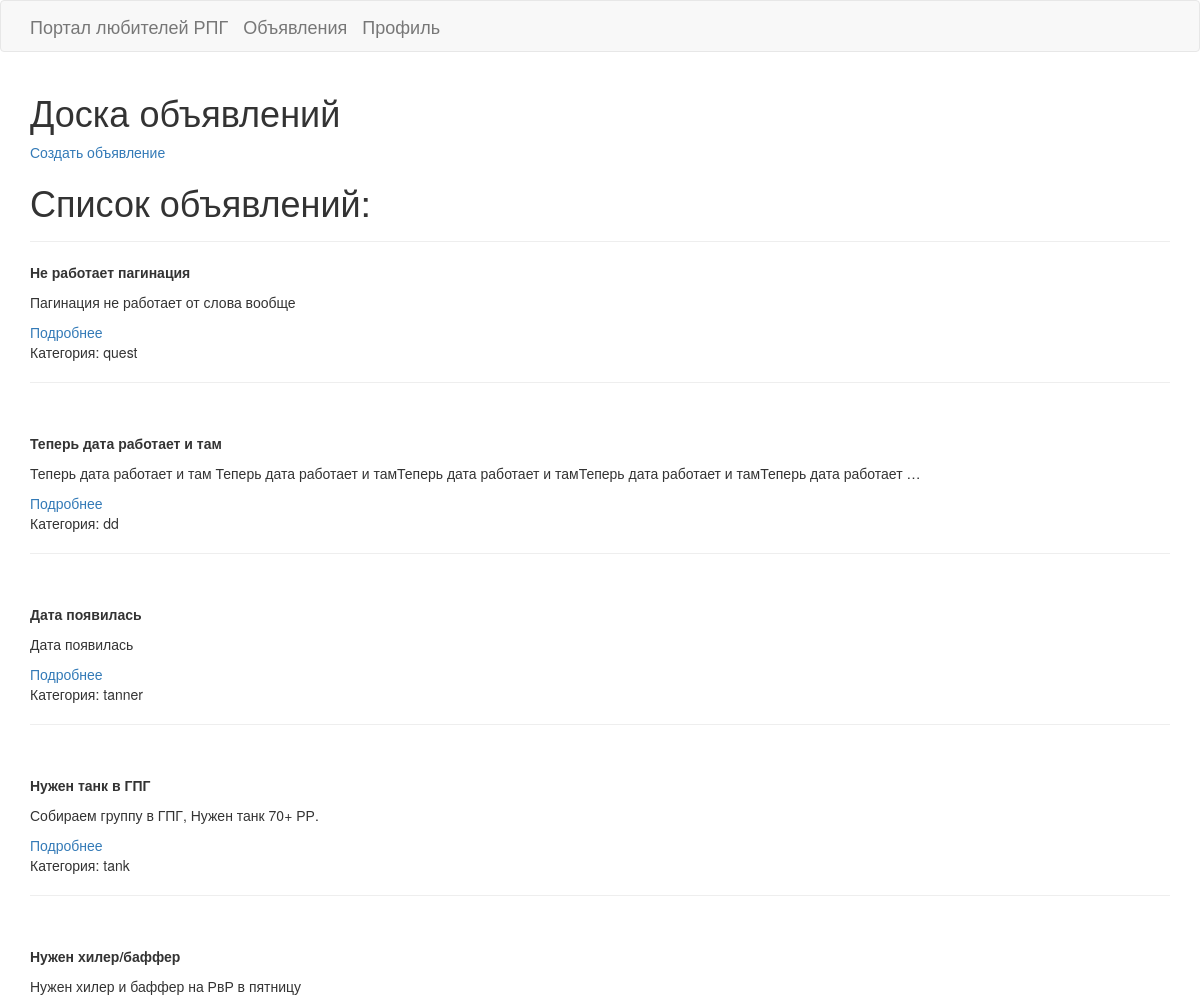
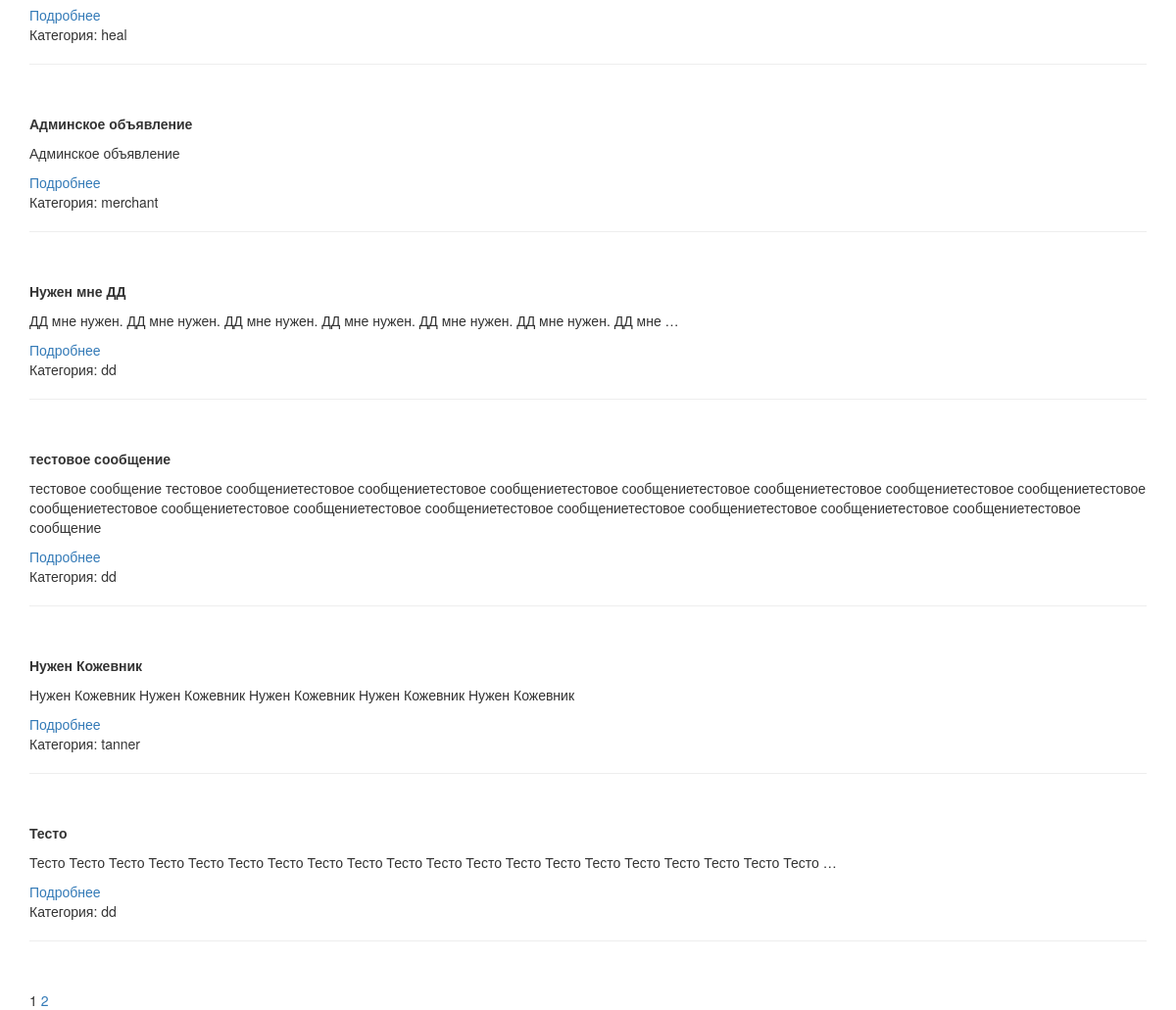
/articles/ (signed in), run on the app's committed database (2 pictures, top to bottom).
### portalapp/models.py (models this page shows, shortened)
class Article(models.Model):
    TYPE = (
        ('tank', 'Танки'),
        ('heal', 'Хилы'),
        ('dd', 'ДД'),
        ('merchant', 'Торговцы'),
        ('gm', 'Гилдмастеры'),
        ('quest', 'Квестгиверы'),
        ('smith', 'Кузнецы'),
        ('tanner', 'Кожевники'),
        ('potion', 'Зельевары'),
        ('spell', 'Мастера заклинаний'),
    )
    author = models.ForeignKey(User, on_delete=models.CASCADE)
    title = models.CharField(max_length=64)
    text = models.TextField()
    date = models.DateTimeField(auto_now_add=True)
    category = models.CharField(max_length=8, choices=TYPE, default='dd')
    upload = RichTextUploadingField(blank=True, null=True)

### portalapp/views.py (the view)
# urls.py: path('', ArticleList.as_view(), name='article_list'),
class ArticleList(LoginRequiredMixin, ListView):
    model = Article
    template_name = 'articles.html'
    context_object_name = 'articles'
    paginate_by = 10
    ordering = ['-date']

### templates/articles.html (shortened to what this page needs)
{% extends 'flatpages/default.html' %}
{% block content %}
<body>
      <h1>Доска объявлений</h1>
      <a class="nav-link" href="/articles/create/">Создать объявление</a>
      <h1>Список объявлений:</h1>
 <hr>
    {% if articles %}
           {% for article in articles %}
           <tr>
               <div>
                    <p><strong>{{ article.title }}</strong></p>
               </div>
               <div>
                   <p>{{ article.text|truncatewords:20 }}</p>
               </div>
               <a href="{% url 'article_detail' article.id %}">Подробнее</a>
               <div>
                    <p>Категория: {{ article.category }}&nbsp;</p>
                    <hr />
                    <p>&nbsp;</p>
               </div>
           </tr>
           {% endfor %}
    {% else %}
       <h2>There are no articles!</h2>
    {% endif %}
   {{ page_obj.number }}
   {% if page_obj.has_next %}
       <a href="?page={{ page_obj.next_page_number }}">{{ page_obj.next_page_number }}</a>
    {% endif %}
</body>
{% endblock content %}

### templates/flatpages/default.html (shortened to what this page needs)
<!DOCTYPE html>
<html lang="en">
<head>
  <link rel="stylesheet" href="https://maxcdn.bootstrapcdn.com/bootstrap/3.3.7/css/bootstrap.min.css">
</head>
<body>
  <nav class="navbar navbar-default">
    <div class="container">
      <div class="navbar-header">
        <a class="navbar-brand" href="/pages/about/">Портал любителей РПГ</a>
      </div>
      <div class="navbar-header">
        <a class="navbar-brand" href="/articles/">Объявления</a>
      </div>
      <div class="navbar-header">
        <a class="navbar-brand" href="/">Профиль</a>
      </div>
    </div>
  </nav>
  <div class="container">
    {% block content %}{% endblock content %}
  </div>
</body>
</html>

### data on the page
Article: title "Не работает пагинация", text "Пагинация не работает от слова вообще", category "quest"
Article: title "Теперь дата работает и там", text "Теперь дата работает и там Теперь дата работает и тамТеперь дата работает и тамТеперь дата работает и тамТеперь дата работает …", category "dd"
Article: title "Дата появилась", text "Дата появилась", category "tanner"
Article: title "Нужен танк в ГПГ", text "Собираем группу в ГПГ, Нужен танк 70+ РР.", category "tank"
Article: title "Нужен хилер/баффер", text "Нужен хилер и баффер на РвР в пятницу", category "heal"
Article: title "Админское объявление", text "Админское объявление", category "merchant"
Article: title "Нужен мне ДД", text "ДД мне нужен. ДД мне нужен. ДД мне нужен. ДД мне нужен. ДД мне нужен. ДД мне нужен. ДД мне …", category "dd"
Article: title "тестовое сообщение", text "тестовое сообщение тестовое сообщениетестовое сообщениетестовое сообщениетестовое сообщениетестовое сообщениетестовое сообщениетестовое сообщениетестовое сообщениетестовое сообщениетестовое сообщениетестовое сообщениетестовое сообщениетестовое сообщениетестовое сообщениетестовое сообщениетестовое сообщение", category "dd"
Article: title "Нужен Кожевник", text "Нужен Кожевник Нужен Кожевник Нужен Кожевник Нужен Кожевник Нужен Кожевник", category "tanner"
Article: title "Тесто", text "Тесто Тесто Тесто Тесто Тесто Тесто Тесто Тесто Тесто Тесто Тесто Тесто Тесто Тесто Тесто Тесто Тесто Тесто Тесто Тесто …", category "dd"

### other printed values
{{ page_obj.number }} "1"
{{ page_obj.next_page_number }} "2"
